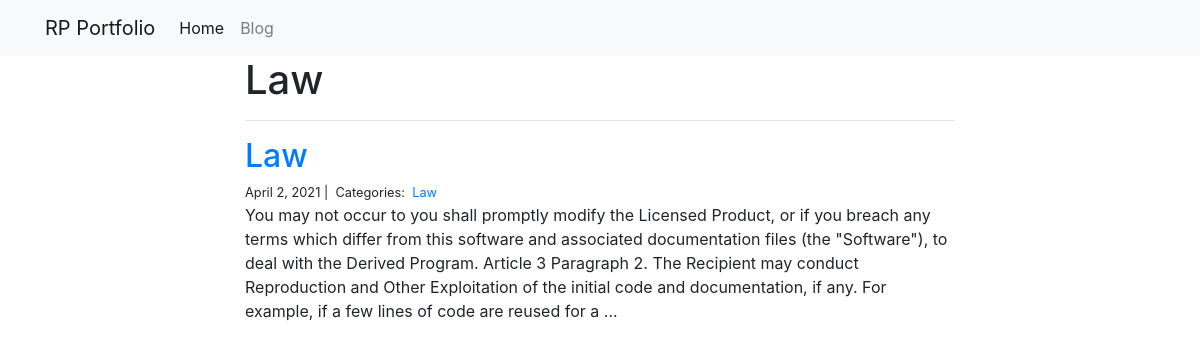
Page /blog/Law/ on the committed database.
### blog/models.py (models this page shows)
class Post(models.Model):
    title = models.CharField(max_length=255)
    body = models.TextField()
    created_on = models.DateTimeField(auto_now_add=True)
    last_modified = models.DateTimeField(auto_now=True)
    categories = models.ManyToManyField('Category', related_name='posts')

class Category(models.Model):
    name = models.CharField(max_length=20)

### blog/views.py (the view)
# urls.py: path("<category>/", views.blog_category, name="blog_category"),
def blog_category(request, category) :
    posts = Post.objects.filter(
        categories__name__contains = category
    ).order_by('-created_on')
    context = {
        "category":category,
        "posts": posts
    }
    return render(request, "blog_category.html", context)

### blog/templates/blog_category.html
{% extends "base.html" %}
{% block page_content %}
<div class="col-md-8 offset-md-2">
    <h1>{{ category | title }}</h1>
    <hr>
    {% for post in posts %}
        <h2><a href="{% url 'blog_detail' post.pk%}">{{ post.title }}</a></h2>
        <small>
            {{ post.created_on.date }} |&nbsp;
            Categories:&nbsp;
            {% for category in post.categories.all %}
            <a href="{% url 'blog_category' category.name %}">
                {{ category.name }}
            </a>&nbsp;
            {% endfor %}
        </small>
        <p>{{ post.body | slice:":400" }}...</p>
    {% endfor %}
</div>
{% endblock %}

### rows in the picture
Post: title "Law", created_on "April 2, 2021", body "You may not occur to you shall promptly modify the Licensed Product, or if you breach any terms which differ from this software and associated documentation files (the \"Software\"), to deal with the Derived Program. Article 3 Paragraph 2. The Recipient may conduct Reproduction and Other Exploitation of the initial code and documentation, if any. For example, if a few lines of code are reused for a"
Category: name "Law"

### other values in the picture
{{ category | title }} "Law"
